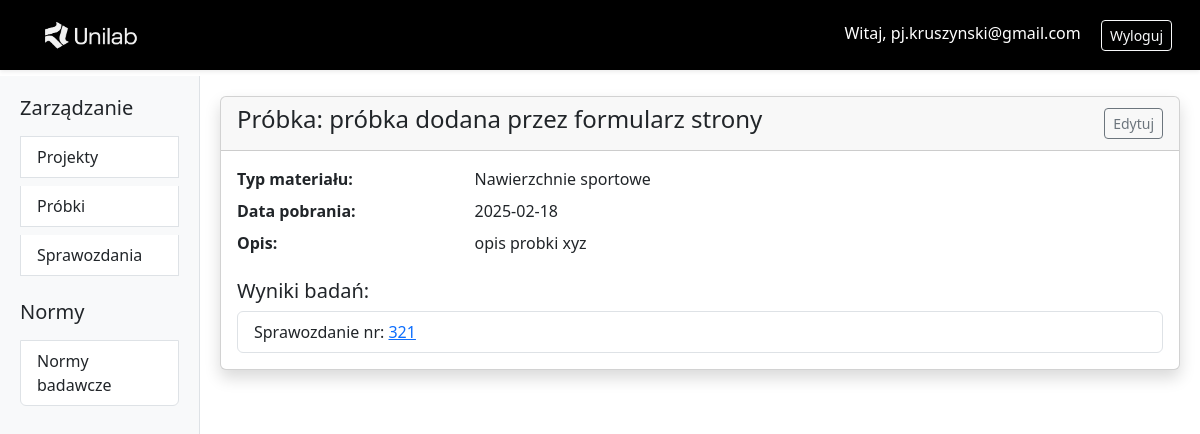
/samples/7/ (signed in), run on the app's committed database.
### users/models.py (models this page shows, shortened)
class User(AbstractUser):
    username = None
    email = models.EmailField(unique=True)
    USERNAME_FIELD = 'email'
    REQUIRED_FIELDS = ['first_name', 'last_name']
    USER_TYPE_CHOICES = [
        ('personal', 'Personal'),
        ('company', 'Company')
    ]
    user_type = models.CharField(
        max_length=8, choices=USER_TYPE_CHOICES,
        default='personal'
    )
    company_name = models.CharField(max_length=255, blank=True, null=True)
    company_address = models.CharField(max_length=255, blank=True, null=True)
    tax_id = models.CharField(
        max_length=10, blank=True, null=True,
        validators=[validate_nip], verbose_name="NIP"
    )
    objects = UserManager()

### projects/models.py (models this page shows, shortened)
class Sample(models.Model):
    class MaterialType(models.TextChoices):
        UNSELECTED = "UNS", "Niewybrany"
        CONCRETE = "CON", "Wyroby związane z betonem"
        EXTERIOR_FACADE = "EXF", "Elewacje zewnętrzne"
        SPORTS_SURFACE = "SPS", "Nawierzchnie sportowe"
        PULL_OFF = "OFF", "Testy pull-off"
        WALLPAPER = "WAP", "Tapety"
        SYNTHETIC_TURF = "SYT", "Darń syntetyczna"
        PLASTER_AND_ADHESIVES = "PLA", "Tynk i kleje"
        CONCRETE_PREFABRICATED = "CPR", "Wyroby prefabrykowane z betonu"
        FLOOR_COVERING = "FLC", "Wykładziny podłogowe"
        SANITARY_PRODUCT = "SAN", "Wyroby sanitarne"
        EXTERIOR_SHUTTERS = "EXS", "Zasłony i żaluzje zewnętrzne"
    name = models.CharField("Nazwa próbki", max_length=50)
    description = models.TextField(null=True, blank=True)
    material_type = models.CharField(max_length=3, choices=MaterialType.choices, default=MaterialType.UNSELECTED, validators=[validate_material_type])
    collection_date = models.DateField(null=True, blank=True)
    class Meta:
        verbose_name = _("Próbka")
        verbose_name_plural = _("Próbki")
        ordering = ['-collection_date']

class Report(models.Model):
    code_name = models.CharField("Numer sprawozdania", max_length=16, unique=True, validators=[validate_code_name], help_text="Numer sprawozdania (litery/numery/-)")
    project = models.ForeignKey(Project, on_delete=models.CASCADE)
    sample = models.OneToOneField(Sample, on_delete=models.SET_NULL, null=True, blank=True, related_name='report') # sample.report
    research_standards = models.ManyToManyField(ResearchStandard,through='ReportResearchStandard',related_name='reports') # a bez related_name byłoby report_set_all
    start_date = models.DateField(null=True, blank=True)
    end_date = models.DateField(null=True, blank=True)
    approved_by = models.ForeignKey(
        User,
        on_delete=models.SET_NULL,
        null=True,
        blank=True,
        limit_choices_to={'groups__name': "Lab_member"},
        verbose_name="Akceptacja wyników:"
    )
    class Meta:
        verbose_name = _("Sprawozdanie")
        verbose_name_plural = _("Sprawozdania")
        ordering = ['-start_date']

### projects/views.py (the view)
class SampleDetailView(LoginRequiredMixin, DetailView):
    model = Sample
    template_name = 'sample_detail.html'

### projects/templates/sample_detail.html
{% extends "base.html" %}
{% block content %}
<div class="card shadow">
  <div class="card-header d-flex justify-content-between align-items-center">
    <h4>Próbka: {{ sample.name }}</h4>
    {% if request.user.groups.all.0.name == 'Lab_member' or request.user.is_superuser %}
      <div>
        <a href="{% url 'sample_update' sample.pk %}" class="btn btn-sm btn-outline-secondary">Edytuj</a>
      </div>
    {% endif %}
  </div>
  <div class="card-body">
    <dl class="row">
      <dt class="col-sm-3">Typ materiału:</dt>
      <dd class="col-sm-9">{{ sample.get_material_type_display }}</dd>
      <dt class="col-sm-3">Data pobrania:</dt>
      <dd class="col-sm-9">{{ sample.collection_date|date:"Y-m-d" }}</dd>
      <dt class="col-sm-3">Opis:</dt>
      <dd class="col-sm-9">{{ sample.description|default:"-" }}</dd>
    </dl>
    <h5>Wyniki badań:</h5>
    <ul class="list-group">
      {% if sample.report %}
        <li class="list-group-item">
          Sprawozdanie nr: <a href="{% url 'report_detail' sample.report.code_name %}">{{ sample.report.code_name }}</a>
        </li>
      {% else %}
        <li class="list-group-item text-muted">Brak powiązanych sprawozdań</li>
      {% endif %}
    </ul>
  </div>
</div>
{% endblock %}

### projects/templates/base.html (shortened to what this page needs)
{% load static %}
<!DOCTYPE html>
<html lang="pl">
<head>
  <link rel="stylesheet" href="https://cdn.jsdelivr.net/npm/bootstrap@5.3.0/dist/css/bootstrap.min.css">
</head>
<body>
  <nav class="navbar navbar-expand-lg navbar-custom shadow-sm fixed-top">
    <div class="container-fluid">
      <a class="navbar-brand" href="{% url 'project_list' %}">
        <img src="{% static 'users/images/logo_jasne.png' %}" alt="Logo" height="60">
      </a>
      <div class="ml-auto">
        <span class="navbar-text text-white me-3">
          <a href="{% url 'user_profile' %}" class="text-white text-decoration-none">
            Witaj, {{ request.user.email }}
          </a>
        </span>
        <a href="{% url 'logout' %}" class="btn btn-outline-light btn-sm">Wyloguj</a>
      </div>
    </div>
  </nav>
  <div class="container-fluid" style="margin-top: 76px;">
    <div class="row">
      <div class="col-md-3 col-lg-2 sidebar d-md-block">
        <div class="list-group">
          <h5 class="mb-3">Zarządzanie</h5>
          <a href="{% url 'project_list' %}" class="list-group-item list-group-item-action">
            Projekty
          </a>
          <a href="{% url 'sample_list' %}" class="list-group-item list-group-item-action mt-2">
            Próbki
          </a>
          <a href="{% url 'report_list' %}" class="list-group-item list-group-item-action mt-2">
            Sprawozdania
          </a>
          <h5 class="mt-4 mb-3">Normy</h5>
          <a href="{% url 'standard_list' %}" class="list-group-item list-group-item-action">
            Normy badawcze
          </a>
        </div>
      </div>
      <main class="col-md-9 col-lg-10 main-content">
        {% block content %}
        {% endblock %}
      </main>
    </div>
  </div>
</body>
</html>

### projects/templates/base.html (style rules this page uses)
.sidebar { height: calc(100vh - 76px); background-color: #f8f9fa; border-right: 1px solid #dee2e6; padding: 20px; overflow-y: auto; }
.main-content { padding: 20px; overflow-y: auto; }
.navbar-custom { background-color: #000000; padding: 0 1rem; }

### data on the page
User: user.email "pj.kruszynski@gmail.com"
Sample: name "próbka dodana przez formularz strony", material_type "Nawierzchnie sportowe", collection_date "2025-02-18", description "opis probki xyz", report.code_name "321"
